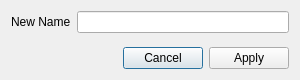
<?xml version="1.0" encoding="UTF-8"?>
<ui version="4.0">
 <class>RenameDialog</class>
 <widget class="QDialog" name="RenameDialog">
  <property name="windowModality">
   <enum>Qt::ApplicationModal</enum>
  </property>
  <property name="geometry">
   <rect>
    <x>0</x>
    <y>0</y>
    <width>300</width>
    <height>80</height>
   </rect>
  </property>
  <property name="sizePolicy">
   <sizepolicy hsizetype="Fixed" vsizetype="Fixed">
    <horstretch>0</horstretch>
    <verstretch>0</verstretch>
   </sizepolicy>
  </property>
  <property name="minimumSize">
   <size>
    <width>300</width>
    <height>80</height>
   </size>
  </property>
  <property name="maximumSize">
   <size>
    <width>300</width>
    <height>80</height>
   </size>
  </property>
  <property name="windowTitle">
   <string>Rename</string>
  </property>
  <property name="sizeGripEnabled">
   <bool>false</bool>
  </property>
  <layout class="QVBoxLayout" name="verticalLayout_2">
   <item>
    <layout class="QFormLayout" name="formLayout">
     <property name="sizeConstraint">
      <enum>QLayout::SetDefaultConstraint</enum>
     </property>
     <property name="bottomMargin">
      <number>0</number>
     </property>
     <item row="1" column="0">
      <widget class="QLabel" name="lbl_newname">
       <property name="text">
        <string>New Name</string>
       </property>
      </widget>
     </item>
     <item row="1" column="1">
      <widget class="QLineEdit" name="led_newname">
       <property name="maxLength">
        <number>16</number>
       </property>
      </widget>
     </item>
    </layout>
   </item>
   <item>
    <widget class="QDialogButtonBox" name="buttonBox">
     <property name="orientation">
      <enum>Qt::Horizontal</enum>
     </property>
     <property name="standardButtons">
      <set>QDialogButtonBox::Apply|QDialogButtonBox::Cancel</set>
     </property>
     <property name="centerButtons">
      <bool>false</bool>
     </property>
    </widget>
   </item>
  </layout>
 </widget>
 <resources/>
 <connections/>
</ui>
